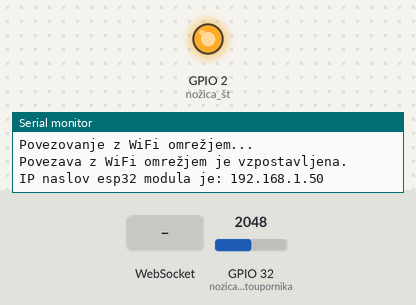
A program run on a simulated ESP32. Shown: output pins drawn as LEDs (lit = HIGH), the last lines printed to the serial monitor. The test bench sets the inputs (shaded band); at power-on: GPIO 32 (nozicaFotoupornika) = 2048. WiFi joins after 1.5 s; servers stay silent unless stated.

Above: at 1.6 s.
At 4.2 s:
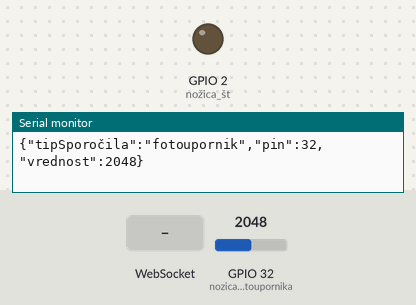
4.3 s: WebSocket text "LED" received
5.8 s: WebSocket text "1" received
Timing chart, 0 to 8.8 s (numbered marks = the images above; inputs shaded):
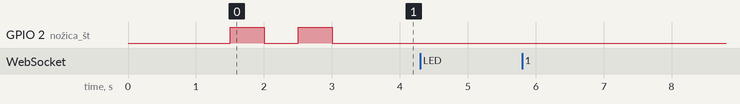

The program:

main.cpp
```cpp
#include <Arduino.h>
#include "WiFi.h"
#include "WebSocketsClient.h" // Sockets - množina (s na koncu)

#include <ArduinoJson.h>

const char* ssid = "kresilnik";
const char* password = "bled2024";

int portNumber = 8811; // preko vrat 8811 se bo esp32 povezal na node.js strežnik

// na nožico 32 je priključen fotoupornik (srednji kontaknt delilnika napetosti fotupornik-5k6upornik)
// ADC - Analogno Digitalni Pretvornik - omogoča pretvorbo napetosti na nožici v digitalno vrednost,
// 12-bitne resolucije, kar pomeni, da lahko pretvorimo napetost v območju od 0 do 3.3 V
// v digitalno vrednost v območju od 0 do 4095 (2^12 vrednosti, t.j. 4096 različnih vrednosti, vključno z 0)
const int nozicaFotoupornika = 32; // številka nožice, ki je povezana s fotoupornikom

int vrednostFotoupornika; // spremenljivka, v katero bomo shranili prebrano vrednost fotoupornika

String dataString; // spremenljivka, v katero bomo shranili sporočilo, ki ga bomo poslali preko spletnega vtičnika 8811 (WebSocket-a) na node.js strežnik

WebSocketsClient webSocket; // objekt razreda WebSocketsClient, ki nam omogoča komunikacijo preko protokola WebSocket s strežnikom, ki teče na računalniku (node.js strežnik)

// koda, ki se izvede ob prejemu sproročila preko spletnega vtičnika (WebSocket-a) 8811
void webSocketEvent(WStype_t type, uint8_t * payload, size_t length){
  switch(type) {
    case WStype_TEXT:
    {
    // v tem delu prenešeni string z JSON sporočilom pretvorimo v JSON objekt
    // <256> določa kapaciteto objekta doc - StaticJsonDocument doc(256); - 256 bajtov, kar je dovolj za naše potrebe
    JsonDocument doc;
    // deserializacija JSON sporočila - prenešeni string z JSON sporočilom pretvorimo v JSON objekt doc
    // sporočilo bo shranjeno v objektu doc
    DeserializationError error = deserializeJson(doc, payload, length);
    // preverimo, ali je prišlo do napake pri deserializaciji JSON sporočila
    if (error) {
      Serial.print("Napaka pri deserializaciji JSON sporočila: ");
      Serial.println(error.c_str());
      return;
    }

    char tip[40]; // spremenljivka za besedo iz JSON strukture
    memset(tip, 0, sizeof(tip)); // izbrišemo vse vrednosti iz znakovnega niza tip, da bo prazen
    strcpy(tip, doc["tipSporočila"]); // iz JSON strukture v spremenljivko tip kopiramo vrednost pod ključem "tipSporočila" | v našem primeru je tip="LED"

    if(strcmp(tip, "LED") == 0) { // če je tip sporočila "LED", potem izvedemo naslednje
      int vrednost = doc["vrednost"]; // v spremenljivko vrednost zapišemo vrednost iz JSON strukture pod ključem "vrednost" | v našem primeru je vrednost=1 ali 0
      int pin = doc["pin"]; // v spremenljivko pin zapišemo vrednost iz JSON strukture pod ključem "pin" | v našem primeru je pin=2
      if(pin==2) { // če je pin 2, potem izvedemo naslednje
        if(vrednost == 0) {
          digitalWrite(2, LOW); // na nožici 2 zapišemo nizko vrednost - LED ugasne
        } else if(vrednost == 1) {
          digitalWrite(2, HIGH); // na nožici 2 zapišemo visoko vrednost - LED zasveti
        }
      }
    }
    } // konec if stavka, ki preverja tip sporočila

      Serial.print("Prejeto sporočilo: ");
      Serial.println((char*)payload);

      default:
        break;

  } // konec switch stavka
} // konec funkcije webSocketEvent

void setup() {
  // put your setup code here, to run once:
  // tu zapišemo kodo, ki se bo izvedla le enkrat - nastavitve

  Serial.begin(115200); // hitrost komunikacije preko serijskega protokola

  // WiFi.mode(WIFI_STA); // nastavitev WiFi načina delovanja na "Station" (STA) - esp32 se bo obnašal kot odjemalec, ki se povezuje na WiFi omrežje
  WiFi.begin(ssid, password); // poženemo WiFi omrežje - se priklopimo

  while (WiFi.status() != WL_CONNECTED)
  {
    delay(500);
    Serial.println("Povezovanje z WiFi omrežjem...");
  }

  Serial.println("Povezava z WiFi omrežjem je vzpostavljena.");
  Serial.print("IP naslov esp32 modula je: ");
  Serial.println(WiFi.localIP());

  // poženemo WebSocket strežnik in določimo "callback" funkcijo, ki se izvede ob vsakem dogodku na spletnem vtičniku (WebSocket-u)
  webSocket.begin("192.168.1.163", 8811); // povezava na node.js strežnik, ki teče na IP naslovu 192.168.1.198, preko vrat 8811

  // del, ki služi kot indikator, de je koda prenešena na modul
  pinMode(2, OUTPUT); // nožica št. 2 bo delovala kot izhod
  digitalWrite(2, HIGH); // na nožici 2 zapišemo visoko vrednost - LED zasveti
  delay(500); // zakasnitev izvedbe programa za specificiran čas v milisekundah, 1000 ms = 1 s
  digitalWrite(2, LOW); // na nožici 2 zapišemo nizko vrednost - LED ugasne
  delay(500); // zakasnitev izvedbe programa za specificiran čas v milisekundah, 1000 ms = 1 s
  digitalWrite(2, HIGH); // na nožici 2 zapišemo visoko vrednost - LED zasveti
  delay(500); // zakasnitev izvedbe programa za specificiran čas v milisekundah, 1000 ms = 1 s
  digitalWrite(2, LOW); // na nožici 2 zapišemo nizko vrednost - LED ugasne

  Serial.println(WiFi.localIP());
  Serial.println(WiFi.getMode());

  webSocket.onEvent(webSocketEvent); // določimo funkcijo, ki se izvede ob vsakem dogodku na spletnem vtičniku (WebSocket-u) - ob prejemu sporočila, ob povezavi, ob prekinitvi povezave, ...


}

void loop() {
  // put your main code here, to run repeatedly:
  // tu zapišemo kodo, ki se ponavljajoče izvaja

  webSocket.loop(); // spremlja prisotnost klientov in posluša njihove WebSocket zahteve ("request")

  vrednostFotoupornika = analogRead(nozicaFotoupornika); // preberemo vrednost fotoupornika in jo shranimo v spremenljivko

  dataString = R"({"tipSporočila":"fotoupornik","pin":32,"vrednost":)";
  dataString = dataString + String(vrednostFotoupornika) + "}"; // sestavimo JSON sporočilo, ki ga bomo poslali preko spletnega vtičnika (WebSocket-a)

  webSocket.sendTXT(dataString); // preko spletnega vtičnika na portu 8811 pošljemo vrednost potenciometra v JSON obliki

  Serial.println(dataString); // izpišemo sestavljeno JSON sporočilo preko serijskega vmesnika za test

  delay(100);

}
```
